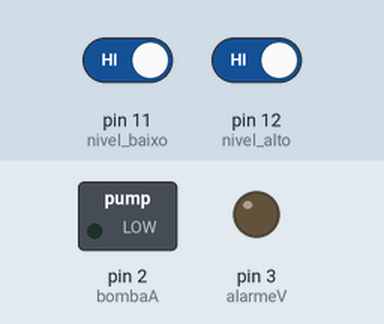
Recording of a sketch running on a simulated Arduino Uno, built with avr-gcc and run on an emulated ATmega328P. On the bench: switched loads named in the sketch (green lamp = pin HIGH), output pins drawn as LEDs (lit = HIGH). Inputs (shaded band) come from the test bench; at power-on: pin 11 (nivel_baixo) HIGH, pin 12 (nivel_alto) HIGH.

Above: at 1.2 s.
1.3 s: pin 11 (nivel_baixo) driven LOW
At 1.9 s:
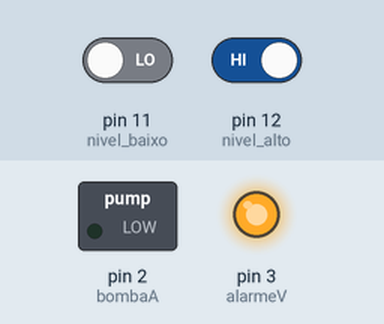
2.8 s: pin 12 (nivel_alto) driven LOW
At 4.0 s:
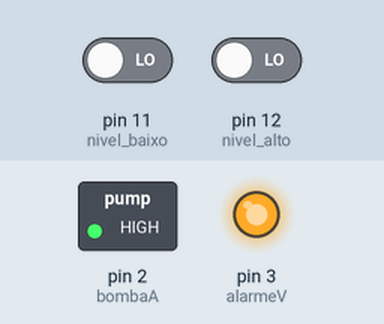
4.3 s: pin 11 (nivel_baixo) driven HIGH
At 5.3 s:
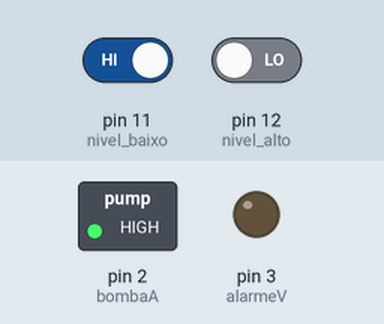
5.8 s: pin 12 (nivel_alto) driven HIGH
At 6.5 s:
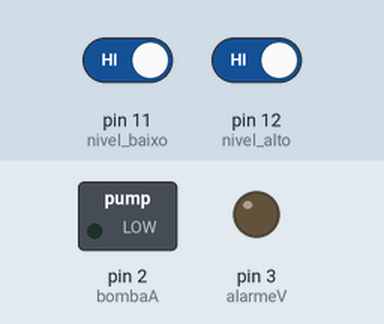
Timing chart, 0 to 8.3 s (numbered marks = the images above; inputs shaded):
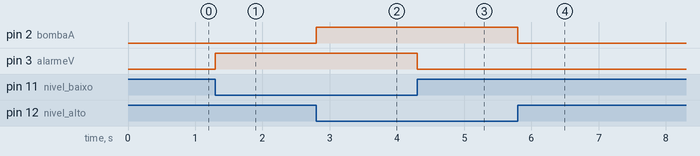

Measured:
- after the input at 1.3 s, pin 3 (alarmeV): LOW → HIGH at once
- after the input at 2.8 s, pin 2 (bombaA): LOW → HIGH at once
- after the input at 4.3 s, pin 3 (alarmeV): HIGH → LOW at once
- after the input at 5.8 s, pin 2 (bombaA): HIGH → LOW at once

The sketch:

Controle_Bombeamento__gua.ino
```cpp
/*************************************************************************
Colégio SATC
Curso Técnico em Informática
Disciplina: Sistemas Embarcados
Turma: 2137
Professor: Marcos Antonio Jeremias Coelho
Autor: Luan Zuchinali Zanardo
************************************************************************ */

const int bombaA = 2;
const int alarmeV = 3;
const int nivel_baixo = 11;
const int nivel_alto  = 12;

void setup() {
  pinMode(bombaA, OUTPUT);
  pinMode(alarmeV, OUTPUT);
  pinMode(nivel_baixo, INPUT);
  pinMode(nivel_alto, INPUT);
}
void loop() {
  bool valor1 = digitalRead(nivel_baixo);
  bool valor2 = digitalRead(nivel_alto);
  if (!valor2) {
  digitalWrite(bombaA, HIGH);
  }
  else {
    digitalWrite(bombaA,LOW);
  }
  if (!valor1) {
    digitalWrite(alarmeV, HIGH);
  }
  else {
    digitalWrite(alarmeV,LOW);
  }}
```
